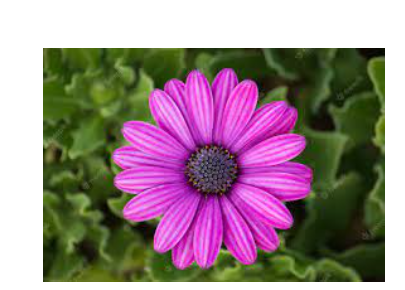
#> input picture Exp4.py/image4.png, 405 x 290 px
$ python exp4.py
#> lines starting #> are read from the running program, lines starting #| are printed output that depends on the picture
import cv2
import numpy as np

img = cv2.imread("image4.png", cv2.IMREAD_GRAYSCALE)
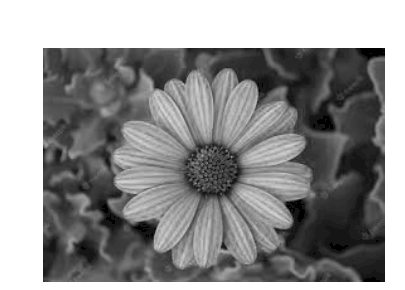
#> img: shape (290, 405); min 0, max 255, mean 145.9

kernel = np.ones((5,5), np.uint8)

dilated_img = cv2.dilate(img, kernel, iterations=1)
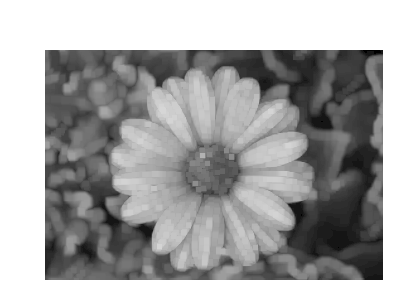
#> dilated_img: shape (290, 405); min 0, max 255, mean 162.3

cv2.imwrite("Dilated_Image.jpg", dilated_img)

cv2.imshow("Dilated Image", dilated_img)

cv2.waitKey(0)

cv2.destroyAllWindows()
